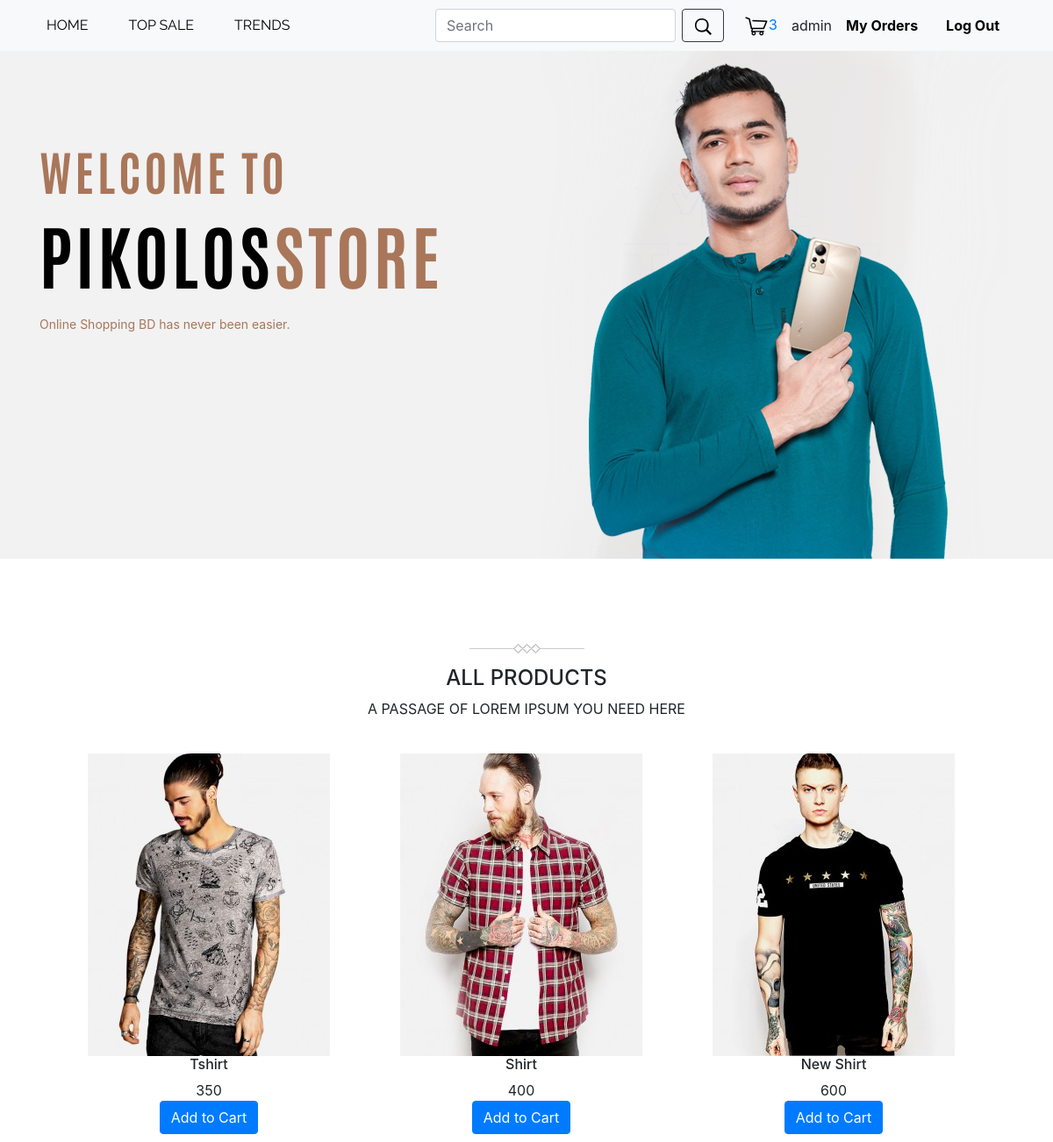
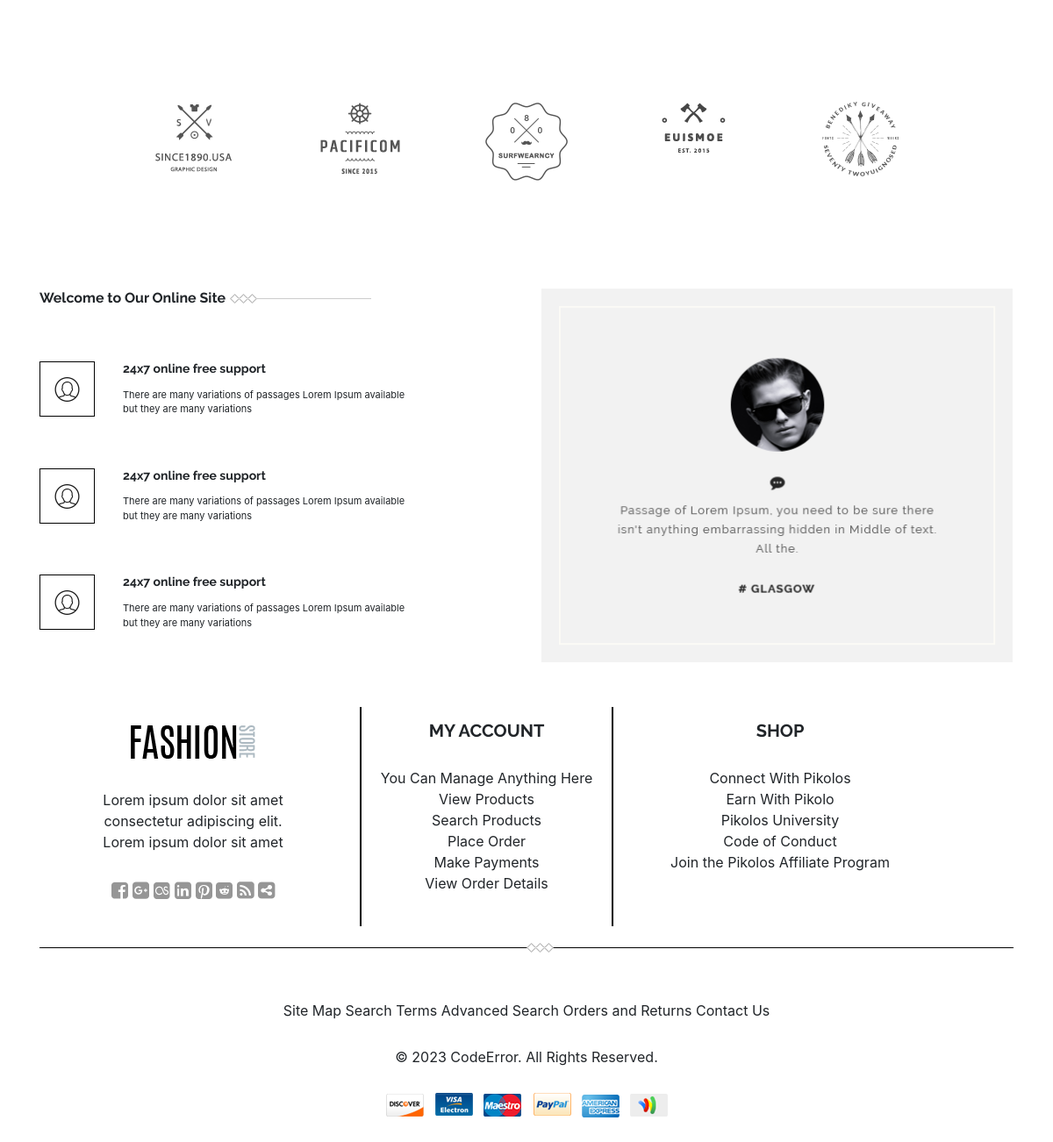
The page / (signed in) on the database its author committed (2 pictures, top to bottom).
### tables this page shows
CREATE TABLE `product` (
  `id` int(100) NOT NULL,
  `name` varchar(100) NOT NULL,
  `catagory` varchar(100) NOT NULL,
  `description` varchar(100) NOT NULL,
  `quantity` int(100) NOT NULL,
  `Price` int(100) NOT NULL,
  `imgname` varchar(100) NOT NULL
);

### index.php (the view, shortened to what this page needs)
<?php
 include'header.php';
 include'lib/connection.php';
 $sql = "SELECT * FROM product";
 $result = $conn -> query ($sql);
?>
<div class="banner">
<div class="container">
  <div class="row">
    <div class="col-md-6">
        <div class="banner-text">
          <p class="bt1">Welcome To</p>
          <p class="bt2"><span class="bt3">Pikolos</span>Store</p>
          <p class="bt4">Online Shopping BD has never been easier. </p>
        </div>
    </div>
  <div class="col-md-6">
      <img src="img/banner.png" class="img-fluid">
  </div>
  </div>
</div>
</div>
<section>
  <div class="container">
    <div class="topsell-head">
      <div class="row">
        <div class="col-md-12 text-center">
          <img src="img/mark.png">
          <h4>All Products</h4>
          <p>A passage of Lorem Ipsum you need here</p>
        </div>
      </div>
    </div>
  </div>
  <div class="container">
  <div class="row">
  <?php
          if (mysqli_num_rows($result) > 0) {
            while($row = mysqli_fetch_assoc($result)) {
              ?>
          <form action="<?php echo $_SERVER['PHP_SELF']; ?>" method="post">
            <div style="text-align: center; border-radius: 4px; max-width: 100%; padding: 10px;margin-left: 30px;
  margin-right: 30px;" class="col-md-3 col-sm-6 col-6">
              <div>
                <img src="admin/product_img/<?php echo $row['imgname']; ?>" >
              </div>
              <div>
              <div>
                <h6><?php echo $row["name"] ?></h6>
                <span><?php echo $row["Price"] ?></span>
              </div>
              <input type="submit" class="btn btn btn-primary" value="Add to Cart" name="add_to_cart">
              </div>
            </div>
            </form>
            <?php
    }
        }
        else
            echo "0 results";
        ?>
          </div>
  </div>
</section>
<div class="logo5">
  <div class="container">
    <div class="row">
      <div class="col-md-1">
      </div>
      <div class="col-md-2 text-center">
        <img src="img/logo1.png">
      </div>
      <div class="col-md-2 text-center">
        <img src="img/logo2.png">
      </div>
      <div class="col-md-2 text-center">
        <img src="img/logo3.png">
      </div>
      <div class="col-md-2 text-center">
        <img src="img/logo4.png">
      </div>
      <div class="col-md-2 text-center">
        <img src="img/logo5.png">
      </div>
      <div class="col-md-1">
      </div>
    </div>
  </div>
</div>
<div class="welcome">
  <div class="container">
    <div class="row">
      <div class="col-md-12 col-lg-6 col-sm-12">
        <span class="welcometitle">Welcome to Our Online Site</span>
        <img src="img/titleful.png">
        <img src="img/titleline.png" class="titleline">
        <div class="row" id="wel1">
          <div class="col-md-2 col-lg-2 col-2">
            <img src="img/w1.png" class="w" class="img-fluid">
          </div>
          <div class="col-md-10  col-lg-10 col-10">
            <h6 class="wh">24x7 online free support</h6>
            <p class="wp">There are many variations of passages Lorem Ipsum available<br>
            but they are many variations </p>
          </div>
        </div>
         <div class="row" id="wel2">
          <div class="col-md-2 col-lg-2 col-2">
            <img src="img/w1.png" class="w" class="img-fluid">
          </div>
          <div class="col-md-10  col-lg-10 col-10">
            <h6 class="wh">24x7 online free support</h6>
            <p class="wp">There are many variations of passages Lorem Ipsum available<br>
            but they are many variations </p>
          </div>
        </div>
        <div class="row" id="wel2">
          <div class="col-md-2 col-lg-2 col-2">
            <img src="img/w1.png" class="w" class="img-fluid">
          </div>
          <div class="col-md-10  col-lg-10 col-10">
            <h6 class="wh">24x7 online free support</h6>
            <p class="wp">There are many variations of passages Lorem Ipsum available<br>
            but they are many variations </p>
          </div>
        </div>
      </div>
      <div class="col-md-12 col-lg-6 col-sm-12">
        <img src="img/comment.png" class="img-fluid">
      </div>
    </div>
  </div>
</div>
<?php
 include'footer.php';
?>

### css/style.css (style rules this page uses)
.banner { background-color: #f2f2f2; }
.bt1 { margin-top: 100px; font-family: antonio; font-size: 54px; color: #a9765a; text-transform: uppercase; letter-spacing: 4px; }
.bt2 { font-family: antonio; font-size: 80px; color: #a9765a; text-transform: uppercase; line-height: 55px; letter-spacing: 4px; padding-bottom: 20px; }
.bt3 { color: black; }
.bt4 { color: #a9765a; font-size: 14px; }
.topsell-head { text-transform: uppercase; padding-top: 95px; }
.topsell-head img, h3, p { padding-bottom: 13px; }
.logo5 { padding-top: 115px; padding-bottom: 70px; }
.logo5 img { padding-bottom: 50px; }
.titleline { margin-left: -8px; }
.welcometitle { font-family: "Raleway", sans-serif; font-weight: bold; }
.w { padding: 15px; border: 1px solid black; }
.wp { font-size: 11px; }
.wh { font-family: "Raleway", sans-serif; font-weight: bold; margin-bottom: 13px; font-size: 14px; }
#wel1 { padding-top: 60px; }
#wel2 { margin-top: 30px; }
.col-md-3 { max-width: 100% !important ; }

### rows shown on the page
product: imgname (picture), name "Tshirt", Price "350"
product: imgname (picture), name "Shirt", Price "400"
product: imgname (picture), name "New Shirt", Price "600"

### other values the page prints
$total "3"
$_SESSION ['username'] "admin"
